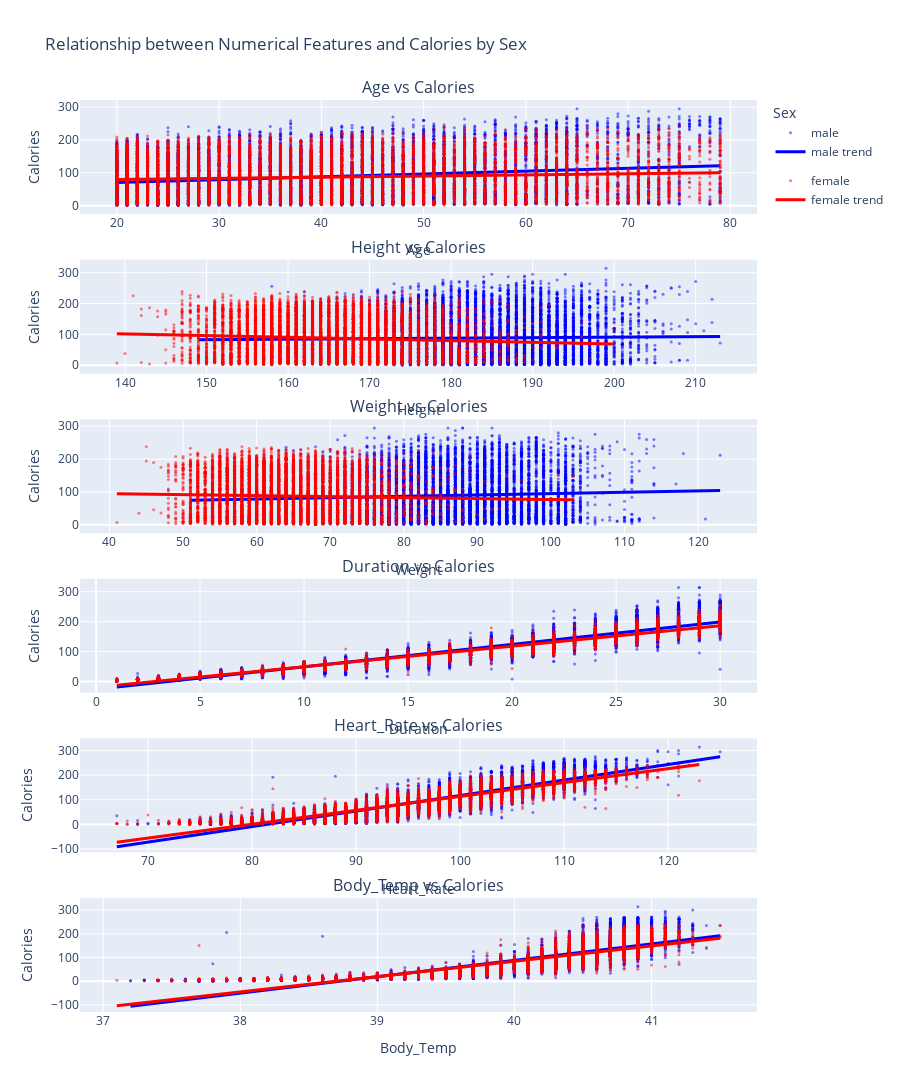

Notebook code for this chart:
### Code cell
# Create scatter plots for each numerical feature with Calories as y-axis

# Define the features to plot (excluding Calories which will be the y-axis)
features_to_plot = [f for f in numerical_features if f != 'Calories']

# Create a figure with subplots - one row per feature
fig = make_subplots(
    rows=len(features_to_plot), 
    cols=1,
    subplot_titles=[f"{feature} vs Calories" for feature in features_to_plot],
    vertical_spacing=0.05
)

# Color map for better visualization
colors = {'male': 'blue', 'female': 'red'}

# For each feature, create a scatter plot with trend lines
for i, feature in enumerate(features_to_plot):
    for sex in ['male', 'female']:
        # Filter data by sex - use pandas DataFrame directly
        filtered = train[train['Sex'] == sex]
        
        # Extract data directly from pandas DataFrame
        x_data_full = filtered[feature]
        y_data_full = filtered['Calories']
        
        # Sample data if too large (improves performance)
        sample_size = min(len(filtered), 10000)  # Limit to 10,000 points for better rendering
        if len(filtered) > sample_size:
            # Sample indices
            sample_indices = np.random.choice(len(filtered), sample_size, replace=False)
            x_data = x_data_full.iloc[sample_indices]
            y_data = y_data_full.iloc[sample_indices]
        else:
            # Use all data if less than sample size
            x_data = x_data_full
            y_data = y_data_full
        
        # Add scatter plot
        fig.add_trace(
            go.Scatter(
                x=x_data,
                y=y_data,
                mode='markers',
                marker=dict(
                    color=colors[sex],
                    opacity=0.5,
                    size=3
                ),
                name=sex,
                showlegend=(i == 0),  # Only show legend for the first feature
                legendgroup=sex
            ),
            row=i+1, 
            col=1
        )
        
        # Calculate trend line with GPU acceleration if possible
        try:
            # Try to use CuPy for GPU-accelerated linear regression
            x_cp = cp.asarray(x_data)
            y_cp = cp.asarray(y_data)
            z = cp.polyfit(x_cp, y_cp, 1)
            # Convert back to numpy for plotting
            z = cp.asnumpy(z)
            p = np.poly1d(z)
        except:
            # Fall back to numpy if CuPy fails
            z = np.polyfit(x_data, y_data, 1)
            p = np.poly1d(z)
        
        # Generate points for the trend line
        x_trend = np.linspace(float(x_data.min()), float(x_data.max()), 100)
        y_trend = p(x_trend)
        
        # Add trend line
        fig.add_trace(
            go.Scatter(
                x=x_trend,
                y=y_trend,
                mode='lines',
                line=dict(color=colors[sex], width=3),
                name=f"{sex} trend",
                showlegend=(i == 0),
                legendgroup=sex
            ),
            row=i+1,
            col=1
        )
    
    # Update layout for each subplot
    fig.update_xaxes(title_text=feature, row=i+1, col=1)
    fig.update_yaxes(title_text="Calories", row=i+1, col=1)

# Update global layout
fig.update_layout(
    height=300 * len(features_to_plot),
    width=900,
    title_text="Relationship between Numerical Features and Calories by Sex",
    legend_title_text="Sex"
)

# Show the figure
fig.show()
